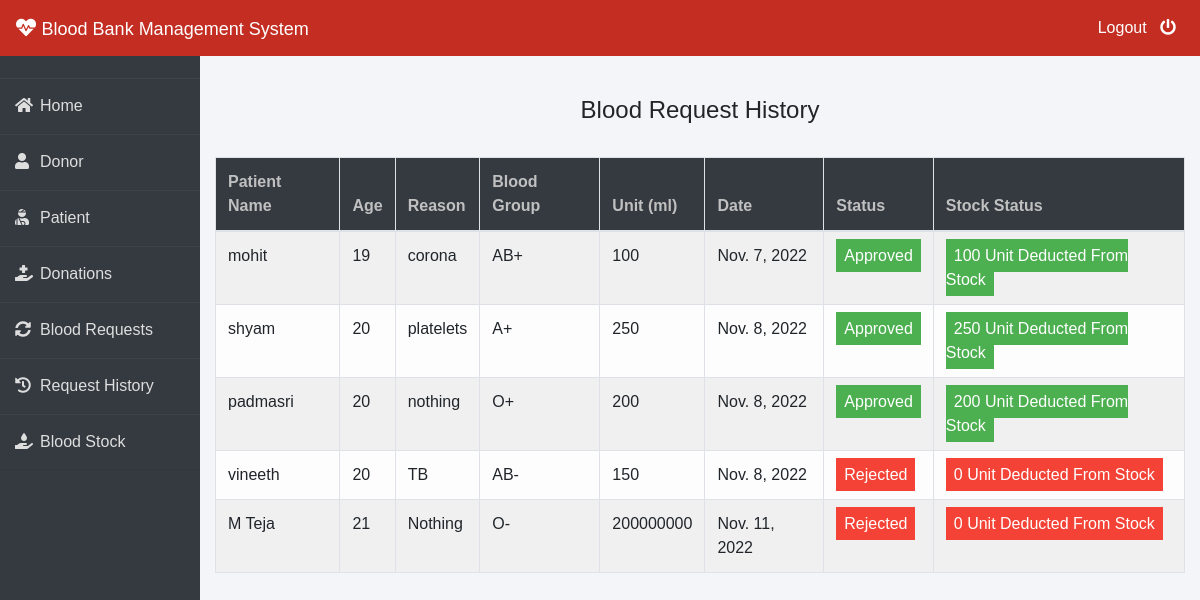
The page /admin-request-history (signed in) on the database its author committed.
### blood/models.py (models this page shows, shortened)
class BloodRequest(models.Model):
    request_by_patient=models.ForeignKey(pmodels.Patient,null=True,on_delete=models.CASCADE)
    request_by_donor=models.ForeignKey(dmodels.Donor,null=True,on_delete=models.CASCADE)
    patient_name=models.CharField(max_length=30)
    patient_age=models.PositiveIntegerField()
    reason=models.CharField(max_length=500)
    bloodgroup=models.CharField(max_length=10)
    unit=models.PositiveIntegerField(default=0)
    status=models.CharField(max_length=20,default="Pending")
    date=models.DateField(auto_now=True)

### blood/views.py (the view)
# urls.py: path('admin-request-history', views.admin_request_history_view,name='admin-request-history'),
@login_required(login_url='adminlogin')
def admin_request_history_view(request):
    requests=models.BloodRequest.objects.all().exclude(status='Pending')
    return render(request,'blood/admin_request_history.html',{'requests':requests})

### templates/blood/admin_request_history.html (shortened to what this page needs)
{% extends 'blood/adminbase.html' %}
{% block content %}
{% load widget_tweaks %}
{%load static%}
<head>
</head>
<br><br>
<div class="container">
    <H4 class="text-center">Blood Request History</H4><br>
    <table class="table table-light table-hover table-bordered table-striped">
        <thead class="bg-dark">
            <tr>
                <th scope="col" style="color: rgb(192, 192, 192);">Patient Name</th>
                <th scope="col" style="color: rgb(192, 192, 192);">Age</th>
                <th scope="col" style="color: rgb(192, 192, 192);">Reason</th>
                <th scope="col" style="color: rgb(192, 192, 192);">Blood Group</th>
                <th scope="col" style="color: rgb(192, 192, 192);">Unit (ml)</th>
                <th scope="col" style="color: rgb(192, 192, 192);">Date</th>
                <th scope="col" style="color: rgb(192, 192, 192);">Status</th>
                <th scope="col" style="color: rgb(192, 192, 192);">Stock Status</th>
            </tr>
        </thead>
        <tbody>
            {% for t in requests %}
            <tr>
                <td> {{t.patient_name}}</td>
                <td>{{t.patient_age}}</td>
                <td>{{t.reason}}</td>
                <td>{{t.bloodgroup}}</td>
                <td>{{t.unit}}</td>
                <td>{{t.date}}</td>
                {% if t.status == 'Approved' %}
                <td><span class="label success"> Approved</span></td>
                <td><span class="label success"> {{t.unit}} Unit Deducted From Stock</span></td>
                {% else %}
                <td><span class="label danger">Rejected</span></td>
                <td><span class="label danger"> 0 Unit Deducted From Stock</span></td>
                {% endif %}
            </tr>
            {% endfor %}
        </tbody>
    </table>
</div>
{% endblock content %}

### templates/blood/adminbase.html (shortened to what this page needs)
<!DOCTYPE html>
<html lang="en">
<head>
    <link rel="stylesheet" href="https://maxcdn.bootstrapcdn.com/bootstrap/4.0.0/css/bootstrap.min.css">
    <link rel="stylesheet" href="https://cdnjs.cloudflare.com/ajax/libs/font-awesome/5.14.0/css/all.css">
</head>
<body>
    <nav class="navbar navbar-expand-lg navbar-light fixed-top bg-danger">
        <a style="color:white;" class="navbar-brand" href="/"><i class="fa fa-heartbeat"></i>&nbsp;<font face = "Comic sans MS" size ="4">Blood Bank Management System</font></a>
        <div class="navbar-collapse collapse w-100 order-3 dual-collapse2">
            <ul class="navbar-nav ml-auto">
                <li class="nav-item">
                    <a class="nav-link" style="color: white;" href="/logout">Logout &nbsp; <i class="fas fa-power-off"></i></a>
                </li>
            </ul>
        </div>
      </nav>
<br><br>
<div class="wrapper">
    <div class="sidebar">
        <ul>
            <li><a style="text-decoration:none;" href="/"><i class="fas fa-home"></i>Home</a></li>
            <li><a style="text-decoration:none;" href="/admin-donor"><i class="fas fa-user"></i>Donor</a></li>
            <li><a style="text-decoration:none;" href="/admin-patient"><i class="fas fa-user-injured"></i>Patient</a></li>
            <li><a style="text-decoration:none;" href="/admin-donation"><i class="fas fa-hand-holding-medical"></i>Donations</a></li>
            <li><a style="text-decoration:none;" href="/admin-request"><i class="fas fa-sync-alt"></i>Blood Requests</a></li>
            <li><a style="text-decoration:none;" href="/admin-request-history"><i class="fas fa-history"></i>Request History</a></li>
            <li><a style="text-decoration:none;" href="/admin-blood"><i class="fas fa-hand-holding-water"></i>Blood Stock</a></li>
        </ul>
    </div>
    <div class="main_content">
{% block content %}
{% endblock content %}
    </div>
</div>
</body>
</html>

### templates/blood/adminbase.html (style rules this page uses)
* { margin: 0; padding: 0; box-sizing: border-box; list-style: none; text-decoration: none; font-family: 'Josefin Sans', sans-serif; }
body { background-color: #f3f5f9; }
.bg-danger { background-color: #c32d22!important; }
.wrapper { display: flex; position: relative; }
.wrapper .sidebar { width: 200px; height: 100%; background: #343a40; padding: 30px 0px; position: fixed; }
.wrapper .sidebar ul li { padding: 15px; border-bottom: 1px solid #dedede; border-bottom: 1px solid rgba(0,0,0,0.05); border-top: 1px solid rgba(255,255,255,0.05); }
.wrapper .sidebar ul li a { color: #dedede; display: block; }
.wrapper .sidebar ul li a .fas { width: 25px; }
.wrapper .main_content { width: 100%; margin-left: 200px; }

### templates/blood/admin_request_history.html (style rules this page uses)
.label { color: white; padding: 8px; }
.success { background-color: #4CAF50; }
.danger { background-color: #f44336; }

### rows shown on the page
BloodRequest: patient_name "mohit", patient_age "19", reason "corona", bloodgroup "AB+", unit "100", date "Nov. 7, 2022"
BloodRequest: patient_name "shyam", patient_age "20", reason "platelets", bloodgroup "A+", unit "250", date "Nov. 8, 2022"
BloodRequest: patient_name "padmasri", patient_age "20", reason "nothing", bloodgroup "O+", unit "200", date "Nov. 8, 2022"
BloodRequest: patient_name "vineeth", patient_age "20", reason "TB", bloodgroup "AB-", unit "150", date "Nov. 8, 2022", status "Rejected"
BloodRequest: patient_name "M Teja", patient_age "21", reason "Nothing", bloodgroup "O-", unit "200000000", date "Nov. 11, 2022", status "Rejected"
